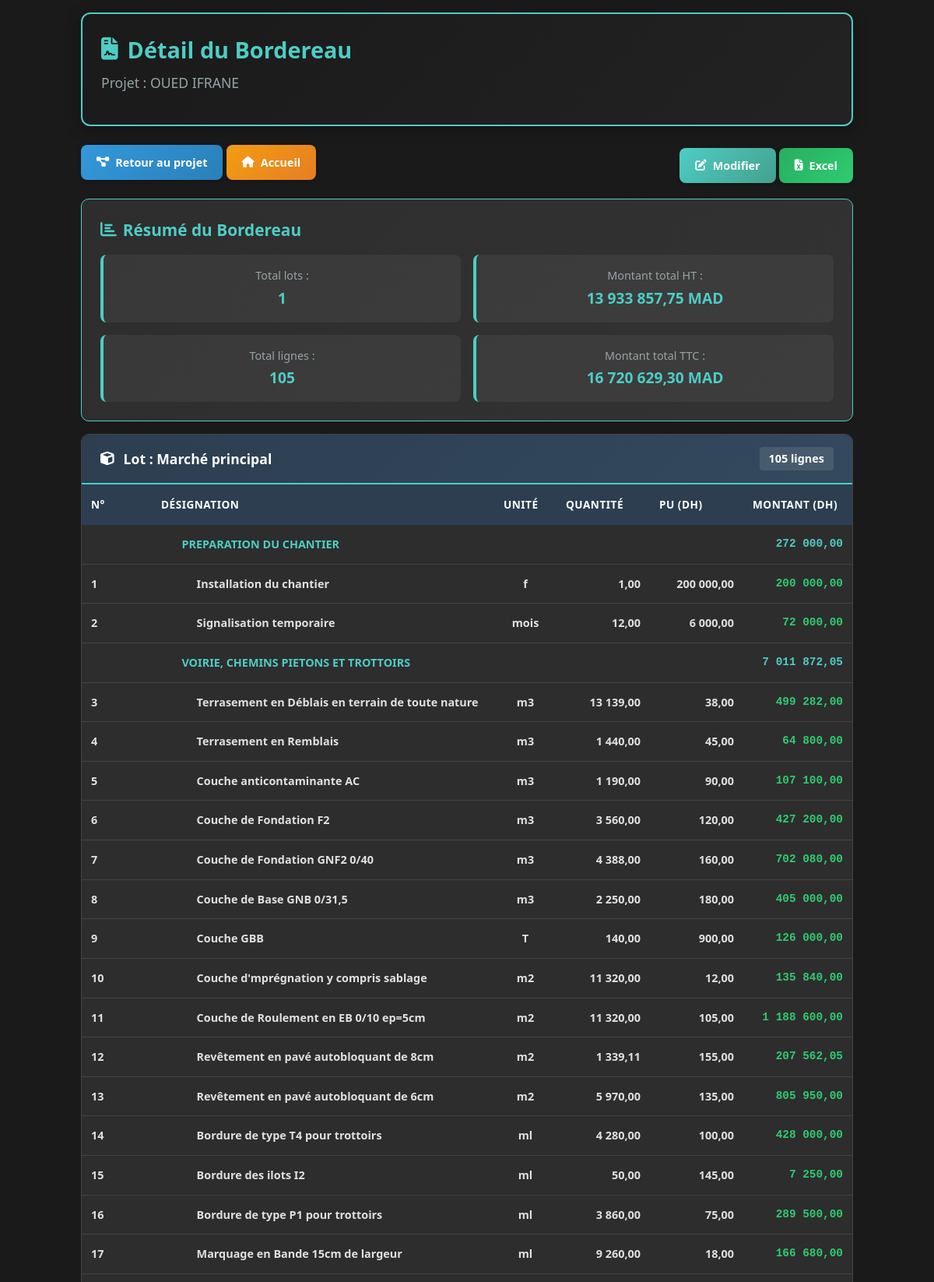
/projet/14/lots/details/ (signed in, upper part), run on the app's committed database.
### projets/models/projet.py (models this page shows, shortened)
class Projet(models.Model):
    TYPE_PROJET = [
        ('VRD', 'Voirie et Réseaux Divers'),
        ('ROUTE', 'Route'),
        ('PONT', 'Pont'),
        ('BATIMENT', 'Bâtiment'),
        ('CONSTRUCTION', 'Construction'),
        ('ASSAINISSEMENT EP', 'Assainissement EP'),
        ('ASSAINISSEMENT EU', 'Assainissement EU'),
        ('ASSAINISSEMENT', 'Assainissement'),
        ('ADDUCTION_EAU_POTABLE', "Adduction d'eau potable"),
        ('EQUIPEMENT', 'Équipement'),
        ('AMENAGEMENT', 'Aménagement'),
        ('GENIE_CIVIL', 'Génie Civil'),
        ('TRAVAUX_PUBLICS', 'Travaux Publics'),
        ('ELECTRICITE', 'Électricité'),
        ('HYDRAULIQUE', 'Hydraulique'),
        ('TELECOMMUNICATION', 'Télécommunication'),
        ('ENVIRONNEMENT', 'Environnement'),
        ('URBANISME', 'Urbanisme'),
        ('ESPACE_PUBLIC', 'Espace Public'),
        ('PLACE_PUBLIQUE', 'Place Publique'),
        ('ESPACE_VERT', 'Espace Vert'),
        ('TERRAINS_SPORTIFS', 'Terrins Sportifs'),
        ('TERRAINS_PROXIMITES', 'Terrains Proximités'),
        ('AUTRE', 'Autre'),
    ]
    class Statut(models.TextChoices):
        APPEL_OFFRE = 'AO', _("Appel d'offre")
        EN_ETUDE = 'ETUDE', _('En étude')
        EN_ATTENTE = 'ATTENTE', _('En attente')
        EN_DEMARRAGE = 'DEM', _('En démarrage')
        EN_COURS = 'COURS', _('En cours')
        EN_ARRET = 'ARRET', _('En arrêt')
        EN_RECEPTION = 'RECEP', _('En réception')
        EN_RECEPTION_PROVISOIRE = 'RECEP_PROV', _('En réception provisoire')
        EN_RECEPTION_DEFINITIVE = 'RECEP_DEF', _('En réception définitive')
        RECEPTION_PROVISOIRE = 'RP', _('Réception provisoire')
        RECEPTION_DEFINITIVE = 'RD', _('Réception définitive')
        CLOTURE = 'CLO', _('Clôturé')
    type_projet = models.CharField(_("Type de projet"), max_length=50, choices=TYPE_PROJET, default='VRD', null=True, blank=True)
    nom = models.CharField(_("Nom du projet"), max_length=50)
    objet = models.TextField(_("Objet du marché"), max_length=200)
    numero = models.CharField(_("Numéro du marché"), max_length=100, unique=True)
    maitre_ouvrage = models.CharField(_("Maître d'ouvrage"), max_length=200)
    localisation = models.CharField(_("Localisation"), max_length=200)
    users = models.ManyToManyField(settings.AUTH_USER_MODEL, verbose_name=_("Utilisateurs"), blank=True, related_name='projets')
    revisable = models.BooleanField(_("Revisable"), default=False, null=True, blank=True)
    montant = models.DecimalField(_("Montant estimé (DH)"), max_digits=12, decimal_places=2, null=True, blank=True)
    montant_soumission = models.DecimalField(_("Montant de la soumission (DH)"), max_digits=12, decimal_places=2, null=True, blank=True)
    statut = models.CharField(_("Statut"), max_length=15, choices=Statut.choices, default=Statut.APPEL_OFFRE)
    date_debut = models.DateField(_("Date de début prévue"), null=True, blank=True)
    delai = models.IntegerField(_("Délai (jours)"), null=True, blank=True, default=0)
    date_creation = models.DateTimeField(_("Date d'enregistrement"), auto_now_add=True)
    avancement = models.DecimalField(_("Avancement (%)"), max_digits=5, decimal_places=2, default=0.0)
    entreprise = models.ForeignKey('Entreprise', on_delete=models.SET_NULL, null=True, blank=True, verbose_name=_("Entreprise adjudicataire"))
    appel_offre = models.OneToOneField('AppelOffre', on_delete=models.SET_NULL, null=True, blank=True, related_name='projet_associe')
    revisable = models.BooleanField(_("Revisable"), null=True, blank=True, default=False)
    epoque_base = models.DateField(_("Epoque de base"), null=True, blank=True)
    a_traiter = models.BooleanField(_("À traiter (appel d'offre)"), null=True, blank=True, default=False)
    en_retard = models.BooleanField(_("En retard"), null=True, blank=True, default=False)
    reception_validee = models.BooleanField(_("Réception validée"), null=True, blank=True, default=False)
    date_reception = models.DateField(_("Date de réception"), null=True, blank=True)
    date_limite_soumission = models.DateField(_("Date limite de soumission"), null=True, blank=True)
    class Meta:
        verbose_name = _("Projet")
        verbose_name_plural = _("Projets")
        ordering = ['-date_creation']

class LotProjet(models.Model):
    projet = models.ForeignKey(Projet, on_delete=models.CASCADE, related_name='lots', verbose_name=_("Projet"))
    nom = models.CharField(_("Nom du lot"), max_length=200)
    description = models.TextField(_("Description"), blank=True)
    class Meta:
        verbose_name = _("Lot du projet")
        verbose_name_plural = _("Lots du projet")
        ordering = ['nom']

class LigneBordereau(models.Model):
    lot = models.ForeignKey(LotProjet, on_delete=models.CASCADE, related_name='lignes', verbose_name=_("Lot"))
    parent = models.ForeignKey('self', on_delete=models.SET_NULL, null=True, blank=True, related_name='enfants',
                               verbose_name=_("Ligne parente (optionnel)"))
    numero = models.CharField(_("N°"), max_length=20, null=True, blank=True)
    designation = models.TextField(_("Désignation"))
    unite = models.CharField(_("Unité"), max_length=10, null=True, blank=True)
    quantite = models.DecimalField(_("Quantité"), max_digits=10, decimal_places=2)
    prix_unitaire = models.DecimalField(_("Prix unitaire (DH)"), max_digits=12, decimal_places=2)
    montant_calcule = models.DecimalField(_("Montant"), max_digits=15, decimal_places=2, default=Decimal('0.00'))
    niveau = models.IntegerField(_("Niveau hiérarchique"), default=0)
    est_titre = models.BooleanField(_("Est un titre"), default=False)
    ordre_affichage = models.IntegerField(_("Ordre d'affichage"), default=0)
    class Meta:
        verbose_name = _("Ligne de bordereau")
        verbose_name_plural = _("Lignes de bordereau")
        ordering = ['ordre_affichage', 'id']

### projets/views/views.py (the view)
# urls.py: path('projet/<int:projet_id>/lots/details/', views.lots_details, name='lots_details'),
@login_required
def lots_details(request, projet_id):
    projet = get_object_or_404(Projet, id=projet_id)
    can_editer = request.user.is_superuser
    lots = LotProjet.objects.filter(projet=projet).order_by('id')
    lots_data = []
    montant_total = 0
    total_lignes = 0
    from projets.manager import LigneHierarchique
    for lot in lots:
        lignes = LigneBordereau.objects.filter(lot=lot).order_by('id')
        total_lot = sum(
            (ligne.quantite or 0) * (ligne.prix_unitaire or 0)
            for ligne in lignes
        )
        if total_lot == 0:
            continue
        lignes_data = []
        for ligne in lignes:
            is_detail = ligne.quantite is not None and ligne.prix_unitaire is not None
            montant_ligne = (ligne.quantite or 0) * (ligne.prix_unitaire or 0) if is_detail else 0
            lignes_data.append({
                'id': ligne.id,
                'parent_id': ligne.parent.id if ligne.parent else None,
                'numero': ligne.numero,
                'designation': ligne.designation,
                'unite': ligne.unite,
                'quantite': ligne.quantite if is_detail else None,
                'prix_unitaire': ligne.prix_unitaire if is_detail else None,
                'montant': montant_ligne
            })
        lines_root = LigneHierarchique({'id': 0, lot.nom: 'root'})
        references = lines_root.build_tree_from_data(lignes_data)
        racines = lines_root.children
        lignes_table = []
        for racine in racines:
            lignes_table.extend(racine.export_to_table())
        lots_data.append({
            'lot': lot,
            'id': lot.id,
            'nom': lot.nom,
            'description': lot.description,
            'lignes_hierarchiques': [racine.export_to_json() for racine in racines],  # Pour navigation hiérarchique
            'lignes_table': lignes_table,  # Pour affichage en tableau avec niveaux
            'total_lot': total_lot,
            'references': references,  # Pour accès rapide aux objets
        })
        montant_total += total_lot
        total_lignes += len(lignes_table)
    context = {
        'projet': projet,
        'can_editer': can_editer,
        'lots': lots_data,  # Contient déjà lot, lignes_hierarchiques, lignes_table, total_lot, references
        'montant_total': montant_total,
        'total_lots': len(lots_data),
        'total_lignes': total_lignes,
    }
    return render(request, 'projets/lots/lots_details.html', context)

### projets/templates/projets/lots/lots_details.html (shortened to what this page needs)
<!DOCTYPE html>
<html lang="fr">
<head>
    {% load formatters %}
    <link rel="stylesheet" href="https://cdnjs.cloudflare.com/ajax/libs/font-awesome/6.4.0/css/all.min.css" />
    <script src="https://cdn.tailwindcss.com"></script>
</head>
<body>
    <div class="container">
        <header class="main-header">
            <h1 class="main-title">
                <i class="fas fa-file-contract"></i>
                Détail du Bordereau
            </h1>
            <div class="project-name">
                Projet : {{ projet.nom }}
            </div>
        </header>
        <nav class="nav-container no-print">
            <div class="nav-buttons">
                <a href="{% url 'projets:dashboard' projet.id %}" class="btn btn-info mb-2">
                    <i class="fa-solid fa-diagram-project"></i>
                    Retour au projet
                </a>
                <a href="{% url 'home' %}" class="btn btn-warning mb-2">
                    <i class="fa-solid fa-house"></i>
                    Accueil
                </a>
            </div>
            <div class="action-buttons">
                {% if can_editer %}
                <a href="{% url 'projets:lots_projet' projet.id %}" class="btn btn-primary">
                    <i class="fas fa-edit"></i>
                    Modifier
                </a>
                {% endif %}
                <a href="{% url 'projets:export_excel' projet.id %}" class="btn btn-success">
                    <i class="fas fa-file-excel"></i>
                    Excel
                </a>
            </div>
        </nav>
        <section class="summary-card">
            <h2 class="summary-title">
                <i class="fas fa-chart-bar"></i>
                Résumé du Bordereau
            </h2>
            <div class="stats-grid">
                <div class="stats-row">
                    <div class="stat-item">
                        <span>Total lots :</span>
                        <span class="stat-value">{{ total_lots }}</span>
                    </div>
                    <div class="stat-item amount-item">
                        <span>Montant total HT :</span>
                        <span class="stat-value amount-value">{{ montant_total|format_french_number }} MAD</span>
                    </div>
                </div>
                <div class="stats-row">
                    <div class="stat-item">
                        <span>Total lignes :</span>
                        <span class="stat-value">{{ total_lignes }}</span>
                    </div>
                    <div class="stat-item amount-item">
                        <span>Montant total TTC :</span>
                        <span class="stat-value amount-value">{{ montant_total|amount_ttc }} MAD</span>
                    </div>
                </div>
            </div>
        </section>
        {% for lot in lots %}
        <section class="lot-section">
            <div class="lot-header">
                <i class="fas fa-cube"></i>
                <span>Lot : {{ lot.nom }}{% if lot.description %} - {{ lot.description }}{% endif %}</span>
                <span style="margin-left: auto; font-size: 0.9rem; background: rgba(255,255,255,0.1); padding: 0.25rem 0.75rem; border-radius: 4px;">
                    {{ lot.lignes_table|length }} ligne{{ lot.lignes_table|length|pluralize }}
                </span>
            </div>
            <div class="table-container">
                <table class="data-table">
                    <colgroup>
                        <col style="width: 90px;">
                        <col style="width: auto;">
                        <col class="text-center" style="width: 80px;">
                        <col class="text-right" style="width: 120px;">
                        <col class="text-right" style="width: 120px;">
                        <col class="text-right" style="width: 140px;">
                    </colgroup>
                    <thead>
                        <tr>
                            <th>N°</th>
                            <th>Désignation</th>
                            <th>Unité</th>
                            <th>Quantité</th>
                            <th>PU (DH)</th>
                            <th>Montant (DH)</th>
                        </tr>
                    </thead>
                    <tbody>
                        {% for ligne in lot.lignes_table %}
                            {% if ligne.montant > 0 %}
                            <tr class="niveau-{{ ligne.level }} {% if ligne.is_parent %}ligne-parent{% else %}ligne-detail{% endif %}">
                                <td>
                                    {% if ligne.has_children %}
                                        <strong class="designation level-{{ligne.level}}">{{ ligne.numero|default:"" }}</strong>
                                    {% else %}
                                        {{ ligne.numero|default:"" }}
                                    {% endif %}
                                </td>
                                <td class="designation level-{{ligne.level}}">
                                    {% if ligne.has_children %}
                                        <strong>{{ ligne.designation }}</strong>
                                    {% else %}
                                        {{ ligne.designation }}
                                    {% endif %}
                                </td>
                                <td class="text-center unit">
                                    {% if ligne.unite %}
                                        {{ ligne.unite }}
                                    {% endif %}
                                </td>
                                <td class="text-right quantity">
                                    {% if ligne.quantite and ligne.quantite != 0 %}
                                        {{ ligne.quantite|format_quantity }}
                                    {% else %}
                                        <span class="empty-value"></span>
                                    {% endif %}
                                </td>
                                <td class="text-right price">
                                    {% if ligne.prix_unitaire and ligne.prix_unitaire != 0 %}
                                        {{ ligne.prix_unitaire|format_french_number }}
                                    {% else %}
                                        <span class="empty-value"></span>
                                    {% endif %}
                                </td>
                                <td class="text-right {% if ligne.is_parent %}amount-parent{% else %}amount{% endif %}">
                                    {% if ligne.montant %}
                                        <strong>{{ ligne.montant|format_french_number }}</strong>
                                    {% else %}
                                        <span class="empty-value">-</span>
                                    {% endif %}
                                </td>
                            </tr>
                            {% endif %}
                        {% endfor %}
                    </tbody>
                </table>
            </div>
        </section>
        {% empty %}
        <section class="empty-state">
            <i class="fas fa-file-contract empty-icon"></i>
            <h3>Aucun lot trouvé</h3>
            <p>Ce projet ne contient aucun lot pour le moment.</p>
        </section>
        {% endfor %}
    </div>
</body>
</html>

### data on the page
Projet: nom "OUED IFRANE"
LotProjet: nom "Marché principal", lignes_table|length "105", montant "272 000,00" "200 000,00" "72 000,00" "7 011 872,05" "499 282,00" "64 800,00" "107 100,00" "427 200,00" "702 080,00" "405 000,00" "126 000,00" "135 840,00" "1 188 600,00" "207 562,05" "805 950,00" "428 000,00" "7 250,00" "289 500,00" "166 680,00", numero "1" "2" "3" "4" "5" "6" "7" "8" "9", unite "f" "T"
LigneBordereau: designation "PREPARATION DU CHANTIER"
LigneBordereau: designation "Installation du chantier", quantite "1,00", prix_unitaire "200 000,00"
LigneBordereau: designation "Signalisation temporaire", unite "mois", quantite "12,00", prix_unitaire "6 000,00"
LigneBordereau: designation "VOIRIE, CHEMINS PIETONS ET TROTTOIRS"
LigneBordereau: designation "Terrasement en Déblais en terrain de toute nature", unite "m3", quantite "13 139,00", prix_unitaire "38,00"
LigneBordereau: designation "Terrasement en Remblais", unite "m3", quantite "1 440,00", prix_unitaire "45,00"
LigneBordereau: designation "Couche anticontaminante AC", unite "m3", quantite "1 190,00", prix_unitaire "90,00"
LigneBordereau: designation "Couche de Fondation F2", unite "m3", quantite "3 560,00", prix_unitaire "120,00"
LigneBordereau: designation "Couche de Fondation GNF2 0/40", unite "m3", quantite "4 388,00", prix_unitaire "160,00"
LigneBordereau: designation "Couche de Base GNB 0/31,5", unite "m3", quantite "2 250,00", prix_unitaire "180,00"
LigneBordereau: designation "Couche GBB", quantite "140,00", prix_unitaire "900,00"
LigneBordereau: numero "10", designation "Couche d'mprégnation y compris sablage", unite "m2", quantite "11 320,00", prix_unitaire "12,00"
LigneBordereau: numero "11", designation "Couche de Roulement en EB 0/10 ep=5cm", unite "m2", quantite "11 320,00", prix_unitaire "105,00"
LigneBordereau: numero "12", designation "Revêtement en pavé autobloquant de 8cm", unite "m2", quantite "1 339,11", prix_unitaire "155,00"
LigneBordereau: numero "13", designation "Revêtement en pavé autobloquant de 6cm", unite "m2", quantite "5 970,00", prix_unitaire "135,00"
LigneBordereau: numero "14", designation "Bordure de type T4 pour trottoirs", unite "ml", quantite "4 280,00", prix_unitaire "100,00"
LigneBordereau: numero "15", designation "Bordure des ilots I2", unite "ml", quantite "50,00", prix_unitaire "145,00"
LigneBordereau: numero "16", designation "Bordure de type P1 pour trottoirs", unite "ml", quantite "3 860,00", prix_unitaire "75,00"
LigneBordereau: numero "17", designation "Marquage en Bande 15cm de largeur", unite "ml", quantite "9 260,00", prix_unitaire "18,00"

### other printed values
{{ total_lots }} "1"
{{ montant_total|format_french_number }} "13 933 857,75"
{{ total_lignes }} "105"
{{ montant_total|amount_ttc }} "16 720 629,30"
